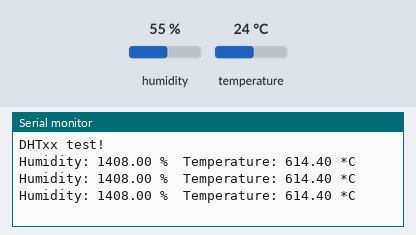
Recording of a sketch running on a simulated ESP8266 (NodeMCU). Shown: the last lines printed to the serial monitor. Wiring (inferred from the names in the program): DHT11 sensor: data D4. The inputs (shaded band) are chosen by the test bench; at power-on: humidity 55 %, temperature 24 °C.

Above: at 3.3 s.
3.4 s: humidity set to 22 %
At 6.3 s:
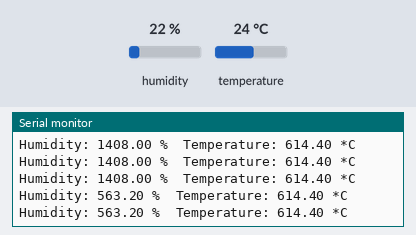
6.5 s: temperature set to 12 °C
At 9.1 s:
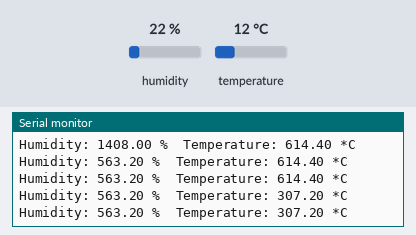
9.6 s: humidity set to 40 %
At 11.1 s:
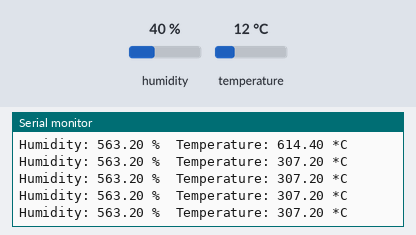
Timing chart, 0 to 12.6 s (numbered marks = the images above; inputs shaded):
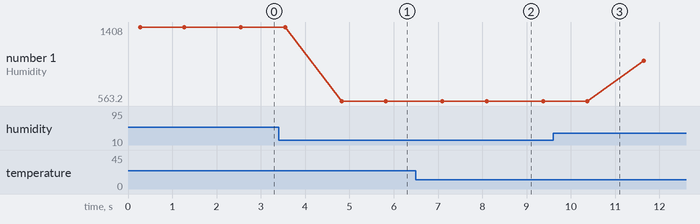

Measured:
- after the input at 3.4 s, the serial monitor: prints a new line after 1.4 s (image 1)
- after the input at 6.5 s, the serial monitor: prints a new line after 0.60 s (image 2)
- plotted number 1: 1408 → 563.2 after the input at 3.4 s, 563.2 → 1024 after the input at 9.6 s

The sketch:

temperature.ino
```cpp
#include "DHT.h"

#define DHTPIN D4 // what pin we're connected to

// Uncomment whatever type you're using!
//#define DHTTYPE DHT11 // DHT 11

#define DHTTYPE DHT22 // DHT 22 (AM2302)
//#define DHTTYPE DHT21 // DHT 21 (AM2301)

DHT dht(DHTPIN, DHTTYPE);

void setup() {
  // put your setup code here, to run once:
  Serial.begin(9600);
  Serial.println("DHTxx test!");
  dht.begin();
}

void loop() {
  // put your main code here, to run repeatedly:
  // Reading temperature or humidity takes about 250 milliseconds!

  // Sensor readings may also be up to 2 seconds 'old' (its a very slow sensor)
  float h = dht.readHumidity();
  float t = dht.readTemperature();

  // check if returns are valid, if they are NaN (not a number) then something went wrong!
  if (isnan(t) || isnan(h)) {
    Serial.println("Failed to read from DHT");
  } else {
    Serial.print("Humidity: ");
    Serial.print(h);
    Serial.print(" %\t");
    Serial.print("Temperature: ");
    Serial.print(t);
    Serial.println(" *C");
    delay(1000);
  }
}
```
